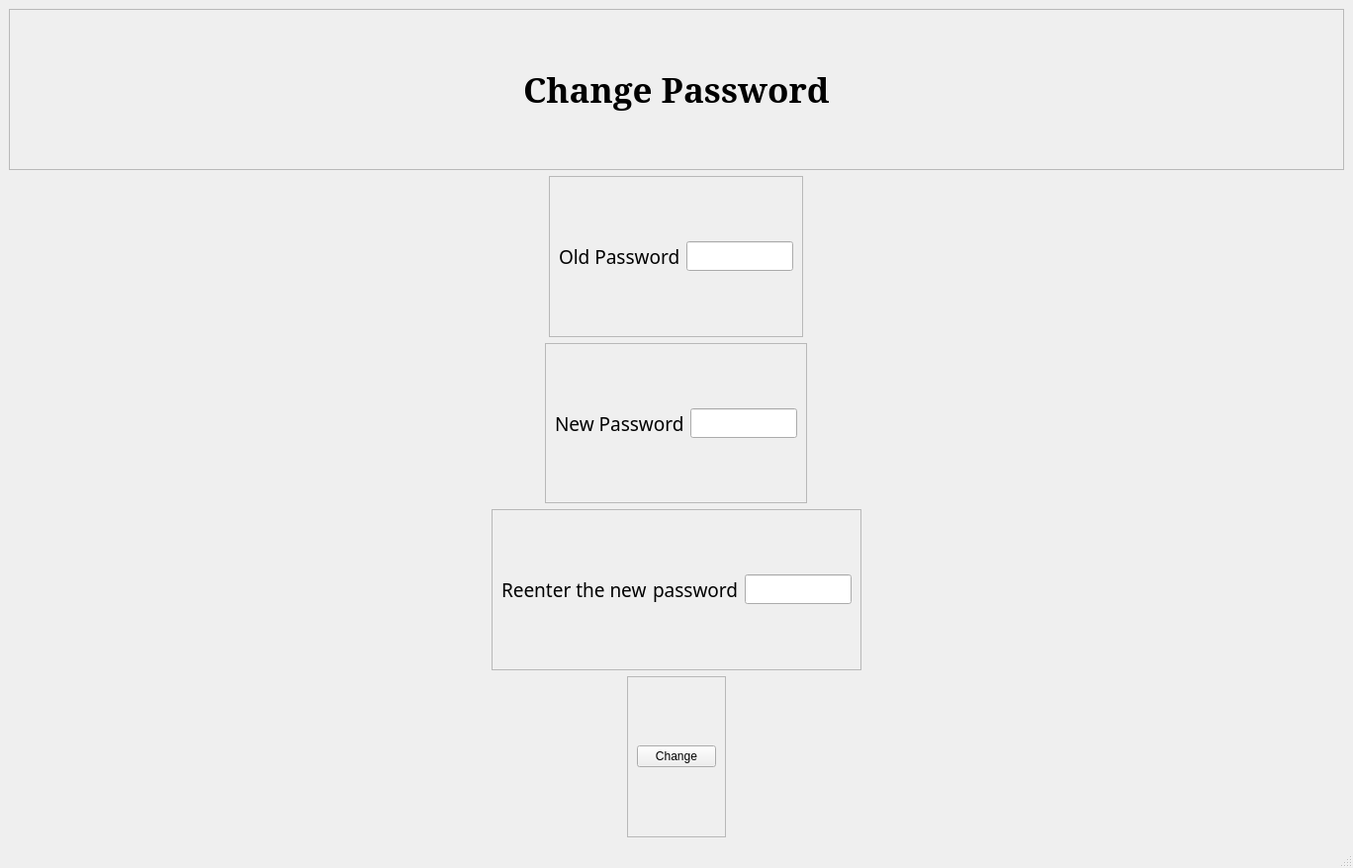
<?xml version="1.0" encoding="UTF-8"?>
<ui version="4.0">
 <class>changePa</class>
 <widget class="QMainWindow" name="changePa">
  <property name="geometry">
   <rect>
    <x>0</x>
    <y>0</y>
    <width>1368</width>
    <height>878</height>
   </rect>
  </property>
  <property name="minimumSize">
   <size>
    <width>1368</width>
    <height>878</height>
   </size>
  </property>
  <property name="maximumSize">
   <size>
    <width>1368</width>
    <height>878</height>
   </size>
  </property>
  <property name="windowTitle">
   <string>Change Password</string>
  </property>
  <widget class="QWidget" name="centralwidget">
   <layout class="QVBoxLayout" name="verticalLayout">
    <item>
     <widget class="QFrame" name="frame">
      <property name="frameShape">
       <enum>QFrame::StyledPanel</enum>
      </property>
      <property name="frameShadow">
       <enum>QFrame::Raised</enum>
      </property>
      <layout class="QVBoxLayout" name="verticalLayout_2">
       <item alignment="Qt::AlignHCenter">
        <widget class="QLabel" name="label">
         <property name="font">
          <font>
           <family>MS Serif</family>
           <pointsize>26</pointsize>
           <weight>75</weight>
           <bold>true</bold>
          </font>
         </property>
         <property name="text">
          <string>Change Password</string>
         </property>
        </widget>
       </item>
      </layout>
     </widget>
    </item>
    <item alignment="Qt::AlignHCenter">
     <widget class="QFrame" name="frame_2">
      <property name="frameShape">
       <enum>QFrame::StyledPanel</enum>
      </property>
      <property name="frameShadow">
       <enum>QFrame::Raised</enum>
      </property>
      <layout class="QHBoxLayout" name="horizontalLayout">
       <item>
        <widget class="QLabel" name="label_2">
         <property name="font">
          <font>
           <family>MV Boli</family>
           <pointsize>14</pointsize>
          </font>
         </property>
         <property name="text">
          <string>Old Password</string>
         </property>
        </widget>
       </item>
       <item>
        <widget class="QLineEdit" name="oldPa">
         <property name="minimumSize">
          <size>
           <width>60</width>
           <height>0</height>
          </size>
         </property>
         <property name="maximumSize">
          <size>
           <width>16777215</width>
           <height>30</height>
          </size>
         </property>
        </widget>
       </item>
      </layout>
     </widget>
    </item>
    <item alignment="Qt::AlignHCenter">
     <widget class="QFrame" name="frame_3">
      <property name="frameShape">
       <enum>QFrame::StyledPanel</enum>
      </property>
      <property name="frameShadow">
       <enum>QFrame::Raised</enum>
      </property>
      <layout class="QHBoxLayout" name="horizontalLayout_2">
       <item>
        <widget class="QLabel" name="label_3">
         <property name="font">
          <font>
           <family>MV Boli</family>
           <pointsize>14</pointsize>
          </font>
         </property>
         <property name="text">
          <string>New Password</string>
         </property>
        </widget>
       </item>
       <item>
        <widget class="QLineEdit" name="newPa">
         <property name="maximumSize">
          <size>
           <width>16777215</width>
           <height>30</height>
          </size>
         </property>
         <property name="echoMode">
          <enum>QLineEdit::Password</enum>
         </property>
        </widget>
       </item>
      </layout>
     </widget>
    </item>
    <item alignment="Qt::AlignHCenter">
     <widget class="QFrame" name="frame_4">
      <property name="frameShape">
       <enum>QFrame::StyledPanel</enum>
      </property>
      <property name="frameShadow">
       <enum>QFrame::Raised</enum>
      </property>
      <layout class="QHBoxLayout" name="horizontalLayout_3">
       <item>
        <widget class="QLabel" name="label_4">
         <property name="font">
          <font>
           <family>MV Boli</family>
           <pointsize>14</pointsize>
          </font>
         </property>
         <property name="text">
          <string>Reenter the new</string>
         </property>
        </widget>
       </item>
       <item>
        <widget class="QLabel" name="label_5">
         <property name="font">
          <font>
           <family>MV Boli</family>
           <pointsize>14</pointsize>
          </font>
         </property>
         <property name="text">
          <string>password</string>
         </property>
        </widget>
       </item>
       <item>
        <widget class="QLineEdit" name="reNePa">
         <property name="maximumSize">
          <size>
           <width>16777215</width>
           <height>30</height>
          </size>
         </property>
         <property name="echoMode">
          <enum>QLineEdit::Password</enum>
         </property>
        </widget>
       </item>
      </layout>
     </widget>
    </item>
    <item alignment="Qt::AlignHCenter">
     <widget class="QFrame" name="frame_5">
      <property name="frameShape">
       <enum>QFrame::StyledPanel</enum>
      </property>
      <property name="frameShadow">
       <enum>QFrame::Raised</enum>
      </property>
      <layout class="QHBoxLayout" name="horizontalLayout_4">
       <item>
        <widget class="QPushButton" name="change">
         <property name="cursor">
          <cursorShape>PointingHandCursor</cursorShape>
         </property>
         <property name="text">
          <string>Change</string>
         </property>
        </widget>
       </item>
      </layout>
     </widget>
    </item>
   </layout>
  </widget>
  <widget class="QMenuBar" name="menubar">
   <property name="geometry">
    <rect>
     <x>0</x>
     <y>0</y>
     <width>1368</width>
     <height>27</height>
    </rect>
   </property>
  </widget>
  <widget class="QStatusBar" name="statusbar"/>
 </widget>
 <resources/>
 <connections/>
</ui>
